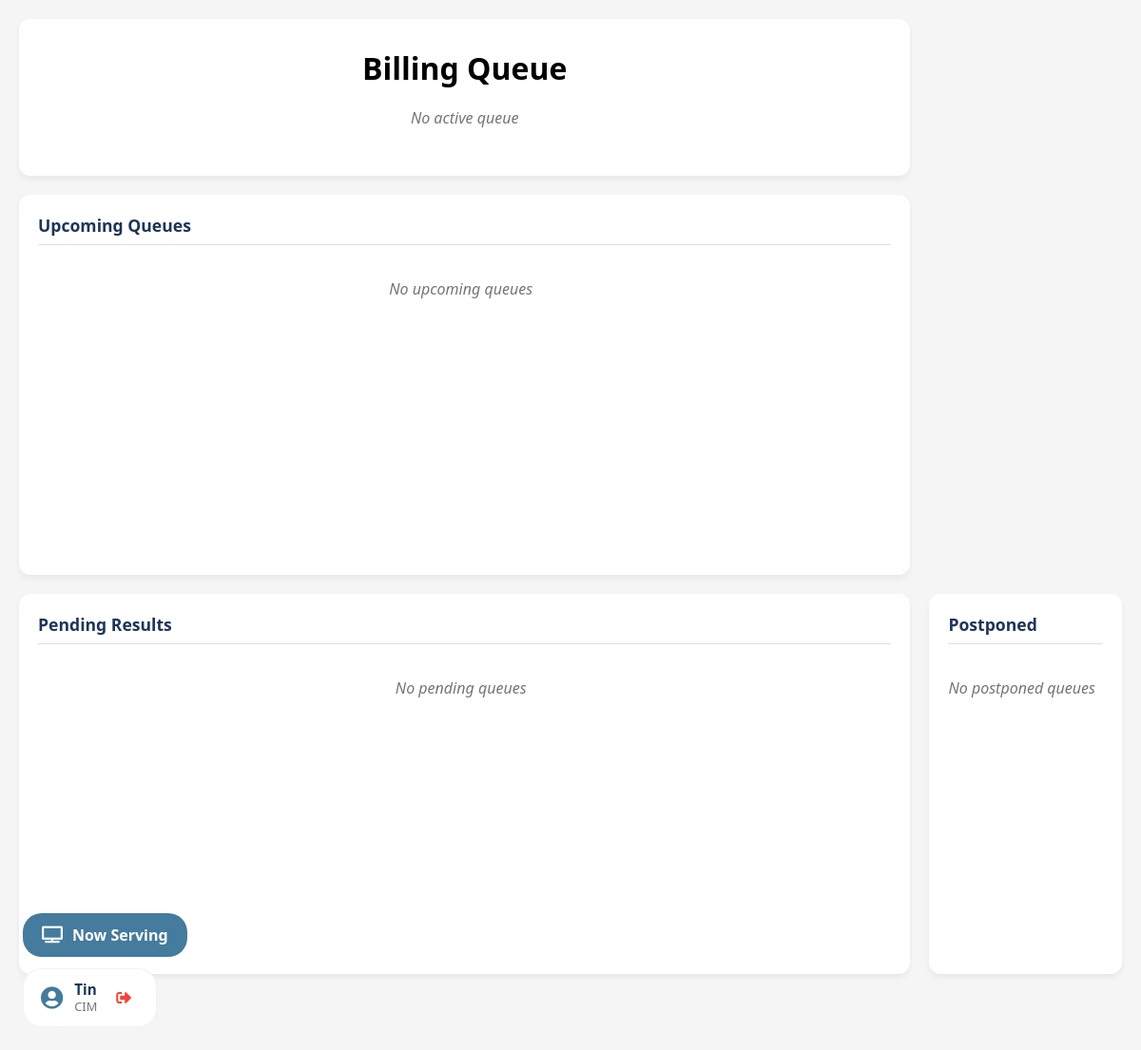
Page /queue_bil.php (signed in) on the earlier database version.
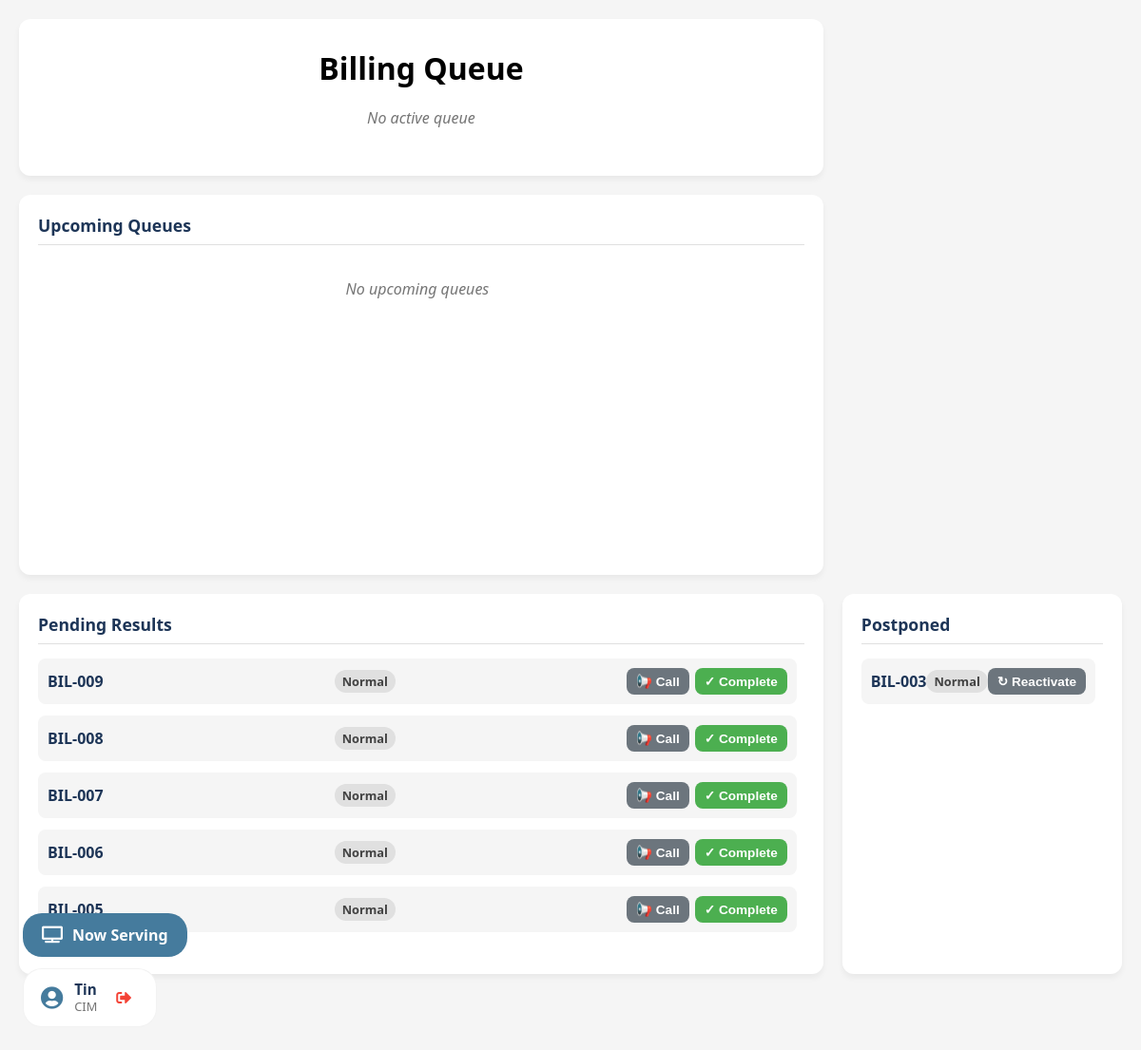
Same page on the later database version.
### tables this page shows
CREATE TABLE `queues` (
  `qid` int(11) NOT NULL,
  `queue_num` varchar(20) NOT NULL,
  `status` enum('waiting','in-progress','completed','postponed','pending') DEFAULT 'waiting',
  `service_name` varchar(100) NOT NULL,
  `priority` enum('Normal','Emergency','PWD','Senior Citizen','Pregnant','Red Flag') DEFAULT 'Normal',
  `department_id` int(11) NOT NULL,
  `announcement_count` int(11) NOT NULL,
  `was_postponed` tinyint(4) NOT NULL DEFAULT 0,
  `created_at` datetime DEFAULT current_timestamp(),
  `updated_at` datetime DEFAULT current_timestamp() ON UPDATE current_timestamp(),
  `created_by` int(11) NOT NULL
);

### queue_bil.php (the view, shortened to what the changed rows need)
<?php
require('lib/conn.php');
$departmentId = isset($_GET['department_id']) ? intval($_GET['department_id']) : 1;
$deptName = "Unknown Department";
$deptStmt = $conn->prepare("SELECT name FROM departments WHERE dept_id = :dept_id");
$deptStmt->execute(['dept_id' => $departmentId]);
if ($row = $deptStmt->fetch()) {
    $deptName = $row['name'];
}
$postponedStmt = $conn->prepare("
    SELECT * FROM queues
    WHERE status = 'postponed' AND department_id = :dept_id
    ORDER BY updated_at DESC
    LIMIT 5
");
$postponedStmt->execute(['dept_id' => $departmentId]);
$postponedQueues = $postponedStmt->fetchAll();
$pendingStmt = $conn->prepare("
    SELECT * FROM queues
    WHERE status = 'pending' AND department_id = :dept_id
    ORDER BY updated_at DESC
    LIMIT 5
");
$pendingStmt->execute(['dept_id' => $departmentId]);
$pendingQueues = $pendingStmt->fetchAll();
?>
<!DOCTYPE html>
<html lang="en">
<head>
  <link rel="stylesheet" href="https://cdnjs.cloudflare.com/ajax/libs/font-awesome/5.15.4/css/all.min.css">
</head>
<body>
  <div class="side-panel">
    <div class="card">
      <div class="card-body">
        <?php foreach ($pendingQueues as $q): ?>
          <div class="queue-item">
            <span class="queue-item-number"><?= $q['queue_num'] ?></span>
            <span class="priority-flag <?= getPriorityClass($q['priority']) ?>">
              <?= ucfirst($q['priority']) ?>
            </span>
            <div class="queue-item-actions">
              <button class="btn btn-secondary btn-sm" onclick="callPendingQueue('<?= $q['queue_num'] ?>')" title="Call patient back">
                📢 Call
              </button>
              <form method="post" style="display:inline;">
                <button type="submit" name="complete_pending" class="btn btn-success btn-sm" title="Mark as completed">
                  ✓ Complete
                </button>
              </form>
            </div>
          </div>
        <?php endforeach; ?>
        <?php if (empty($pendingQueues)): ?>
          <div class="empty-state">No pending queues</div>
        <?php endif; ?>
      </div>
    </div>
  </div>
  <div class="main-content">
    <div class="card current-queue">
      <h1><?= htmlspecialchars($deptName) ?> Queue</h1>
    </div>
  </div>
  <div class="side-panel">
    <div class="card">
      <div class="card-body">
        <?php foreach ($postponedQueues as $q): ?>
          <div class="queue-item">
            <span class="queue-item-number"><?= $q['queue_num'] ?></span>
            <span class="priority-flag <?= getPriorityClass($q['priority']) ?>">
              <?= ucfirst($q['priority']) ?>
            </span>
            <form method="post" style="display:inline;">
              <button type="submit" name="reactivate" class="btn btn-secondary btn-sm"
                      title="Return to end of waiting queue">
                ↻ Reactivate
              </button>
            </form>
          </div>
        <?php endforeach; ?>
        <?php if (empty($postponedQueues)): ?>
          <div class="empty-state">No postponed queues</div>
        <?php endif; ?>
      </div>
    </div>
  </div>
</body>
</html>
<?php
function getPriorityClass($priority) {
    $priority = strtolower($priority);
    if (strpos($priority, 'emergency') !== false || strpos($priority, 'red flag') !== false) {
        return 'priority-emergency';
    } elseif (strpos($priority, 'pwd') !== false || strpos($priority, 'senior') !== false || strpos($priority, 'pregnant') !== false) {
        return 'priority-pwd';
    } else {
        return 'priority-normal';
    }
}
?>

Differences in the rows shown:
added queues: queue_num "BIL-009", priority "Normal"
added queues: queue_num "BIL-008", priority "Normal"
added queues: queue_num "BIL-007", priority "Normal"
added queues: queue_num "BIL-006", priority "Normal"
added queues: queue_num "BIL-005", priority "Normal"
added queues: queue_num "BIL-003", priority "Normal", shown under "Billing Queue"
Other differences:
text no longer shown: "No pending queues No postponed queues"
